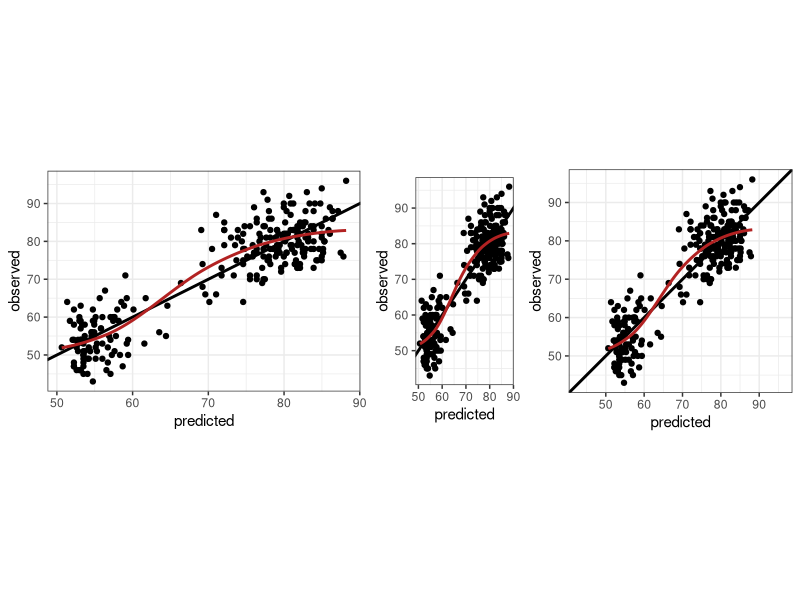

R code for this plot:
## ---- chunk 1
#| echo: false

# Observed vs predicted (any data with comparable x and y will do).

# ---
# Data set.
# Old Faithful Geyser (Yellowstone) data set with eruption duration
#   and waiting time to the next eruption (both in minutes).
data <- data.frame(
  x = faithful$eruptions,
  y = faithful$waiting
)

# ---
# Regression model fit.
fit <- lm(y ~ x, data = data)

# Addition of predicted values to the data set.
data$pred <- predict(fit)

# Range of y and y predicted combined.
r <- range(unlist(data[c("y", "pred")]))

# ---
# Plotting.

library(ggplot2)

gg <- ggplot(data, aes(x = pred, y = y))

# Adding the line of identity, y = x
# (note: plotting it first will add points on top).
gg <- gg + geom_abline(intercept = 0, slope = 1, color = "black", linewidth = 1)

# Adding points, removing grey background.
gg <- gg + geom_point() + theme_bw()

# Adding regression fit (local smoother, loess) of y~x.
gg <- gg + geom_smooth(method = "loess", color = "firebrick", se = FALSE)

# Adding axis labels.
gg <- gg + xlab("predicted") + ylab("observed")

# Aspect ratios are commonly not fixed but adapted to figure size.
#   With dynamic displays, the point of different perception
#   might not be obvious depending on the figure/screen size.
#   To make that point independent of figure height and width,
#     the aspect ratio is fixed in this example.
gg <- gg + coord_fixed(ratio=0.5)

# Copy the figure and fix the aspect ratio to 2, i.e., 
#   one pixel in x corresponds to 2 pixels in y.
gg2 <- gg + coord_fixed(ratio=1.5)

# Setting the aspect ratio to 1 (1 unit in x and y 
#   corresponds to the same number of pixels) and 
#   setting axis limits to be identical.
gg3 <- gg + coord_fixed(ratio=1, xlim=r, ylim=r)

# Cow (column-wise) plot, combine all figures into one.
library(cowplot)

plot_grid(gg, gg2, gg3, rel_widths = c(5.28, 2.2, 4), nrow = 1)

# Does not yield same heights.
# plot_grid(gg, gg2, gg3, rel_heights = c(1, 1, 1), nrow = 1)

